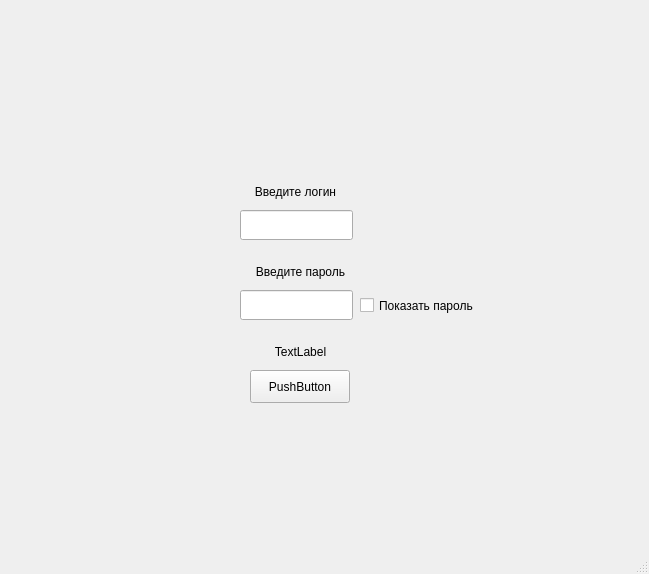
<?xml version="1.0" encoding="UTF-8"?>
<ui version="4.0">
 <class>MainWindow</class>
 <widget class="QMainWindow" name="MainWindow">
  <property name="geometry">
   <rect>
    <x>0</x>
    <y>0</y>
    <width>649</width>
    <height>574</height>
   </rect>
  </property>
  <property name="windowTitle">
   <string>MainWindow</string>
  </property>
  <widget class="QWidget" name="centralwidget">
   <widget class="QLabel" name="usernameLabel">
    <property name="geometry">
     <rect>
      <x>230</x>
      <y>180</y>
      <width>131</width>
      <height>24</height>
     </rect>
    </property>
    <property name="text">
     <string>Введите логин</string>
    </property>
    <property name="alignment">
     <set>Qt::AlignCenter</set>
    </property>
   </widget>
   <widget class="QLabel" name="passwordLabel">
    <property name="geometry">
     <rect>
      <x>230</x>
      <y>260</y>
      <width>141</width>
      <height>24</height>
     </rect>
    </property>
    <property name="text">
     <string>Введите пароль</string>
    </property>
    <property name="alignment">
     <set>Qt::AlignCenter</set>
    </property>
   </widget>
   <widget class="QLineEdit" name="usernameEdit">
    <property name="geometry">
     <rect>
      <x>240</x>
      <y>210</y>
      <width>113</width>
      <height>30</height>
     </rect>
    </property>
   </widget>
   <widget class="QLineEdit" name="passwordEdit">
    <property name="geometry">
     <rect>
      <x>240</x>
      <y>290</y>
      <width>113</width>
      <height>30</height>
     </rect>
    </property>
   </widget>
   <widget class="QPushButton" name="loginButton">
    <property name="geometry">
     <rect>
      <x>250</x>
      <y>370</y>
      <width>100</width>
      <height>33</height>
     </rect>
    </property>
    <property name="text">
     <string>PushButton</string>
    </property>
   </widget>
   <widget class="QCheckBox" name="showPasswordCheckbox">
    <property name="geometry">
     <rect>
      <x>360</x>
      <y>290</y>
      <width>171</width>
      <height>31</height>
     </rect>
    </property>
    <property name="text">
     <string>Показать пароль</string>
    </property>
   </widget>
   <widget class="QLabel" name="errorLabel">
    <property name="enabled">
     <bool>true</bool>
    </property>
    <property name="geometry">
     <rect>
      <x>200</x>
      <y>340</y>
      <width>201</width>
      <height>24</height>
     </rect>
    </property>
    <property name="text">
     <string>TextLabel</string>
    </property>
    <property name="alignment">
     <set>Qt::AlignCenter</set>
    </property>
   </widget>
  </widget>
  <widget class="QMenuBar" name="menubar">
   <property name="geometry">
    <rect>
     <x>0</x>
     <y>0</y>
     <width>649</width>
     <height>30</height>
    </rect>
   </property>
  </widget>
  <widget class="QStatusBar" name="statusbar"/>
 </widget>
 <resources/>
 <connections/>
</ui>
